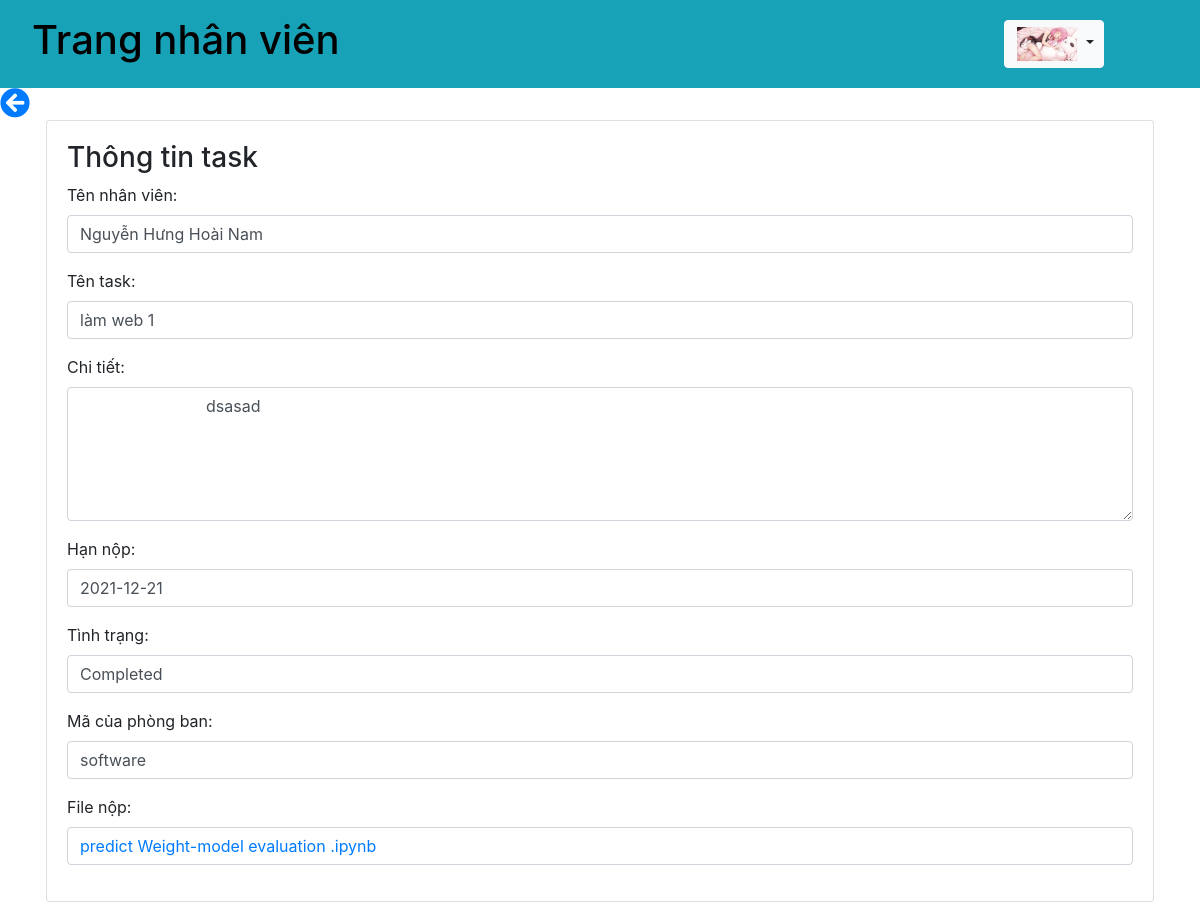
The page /chiTietTask.php?tenTask=làm web 1 (signed in) on the database as committed earlier.
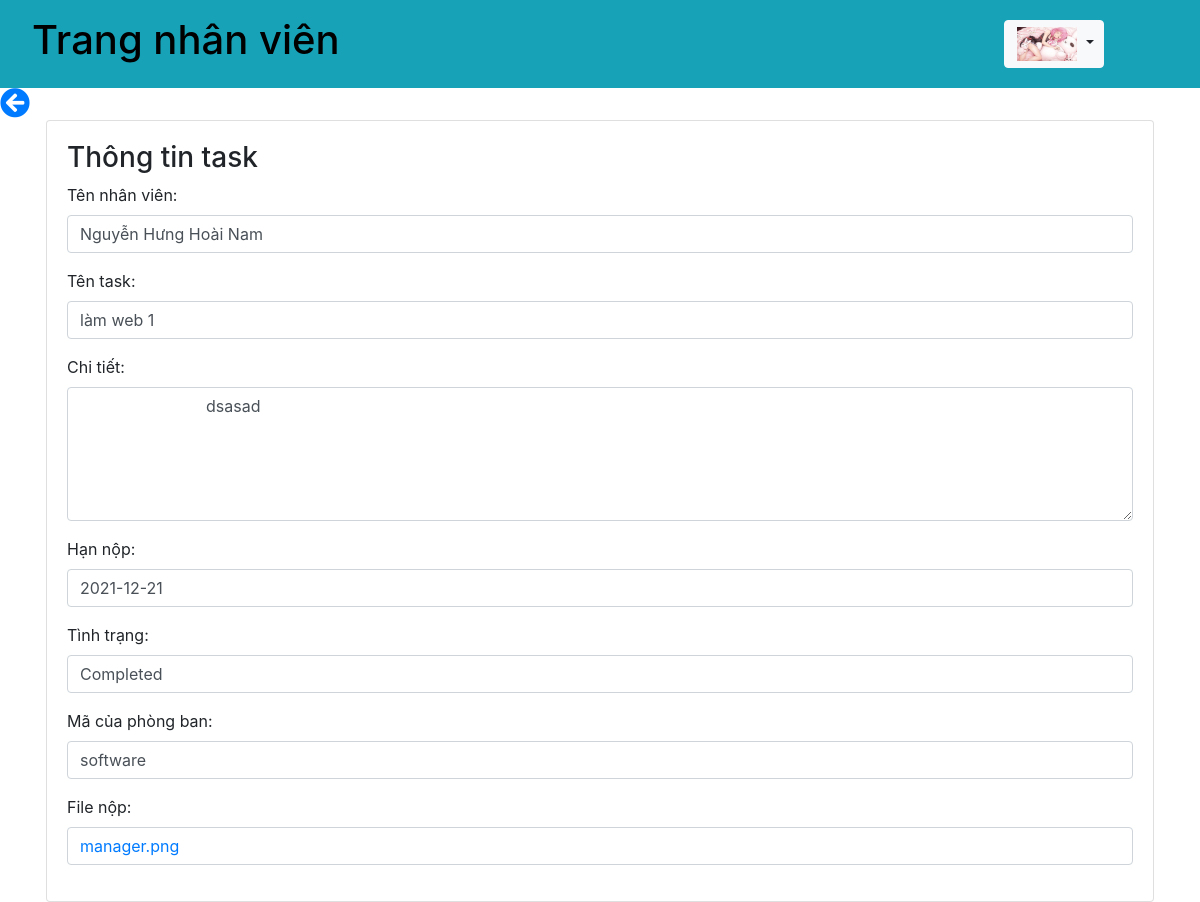
The same page on the database as committed later.
### tables this page shows
CREATE TABLE `task` (
  `id` int(11) NOT NULL,
  `tenTask` varchar(100) NOT NULL,
  `descTask` varchar(100) NOT NULL,
  `nhanvien` varchar(100) NOT NULL,
  `maPB` varchar(50) NOT NULL,
  `deadline` date NOT NULL,
  `fileTask` varchar(100) NOT NULL,
  `status` varchar(100) NOT NULL,
  `quality` varchar(100) NOT NULL
);

### db.php (called while the page is built, shortened)
<?php
    function open_database(){
        $conn = mysqli_connect(host, username, password, db);
        return $conn;
    }
    function get_info_nhanvien($username){
        $conn = open_database();
        $sql = "SELECT * FROM nhanvien WHERE username = ?";
        $stmt = $conn->prepare($sql);
        $stmt->bind_param("s", $username);
        if(!$stmt->execute()){
            return array('code' => 1, 'message' =>'Cannot execute query');
        }
        $result = $stmt->get_result();
        $data = $result->fetch_assoc();
        return array('code' => 0, 'message' =>'', 'data' => $data);
    }
    function check_truong_phong($name, $maPB){
        $conn = open_database();
        $chucvu = "trưởng phòng";
        $sql = "select * from nhanvien where name = ? and maPB = ? and chucvu = ?";
        $stmt = $conn->prepare($sql);
        $stmt->bind_param('sss', $name, $maPB, $chucvu);
        if(!$stmt->execute()){
            return array('code'=>1, 'message'=>'cannot execute command');
        }
        $result = $stmt->get_result();
        if($result->num_rows == 0){
            return false;
        }
        return true;
    }
    function get_task_by_name($nameTask){
        $conn = open_database();
        $sql = "select * from task where tenTask = ?";
        $stmt = $conn->prepare($sql);
        $stmt->bind_param('s', $nameTask);
        if(!$stmt->execute()){
            return array('code'=>1, 'message'=>'cannot execute message');
        }
        $result = $stmt->get_result();
        $data = $result->fetch_assoc();
        return array('code' => 0, 'message' =>'', 'data' => $data);
    }
?>

### chiTietTask.php (the view, shortened to what this page needs)
<?php
require_once('db.php');
?>
<!DOCTYPE html>
<html lang="en">
<head>
    <link rel="stylesheet" href="https://maxcdn.bootstrapcdn.com/bootstrap/4.5.2/css/bootstrap.min.css">
    <link rel="stylesheet" href="https://use.fontawesome.com/releases/v5.15.4/css/all.css">
</head>
<body>
<?php
$username = $_SESSION["username"];
$result = get_info_nhanvien($username);
if($result['code'] == 0){
    $data = $result['data'];
}
?>
<nav class="navbar navbar-expand-sm bg-info justify-content-between">
    <div class="nav-item">
        <a href="index.php" style="text-decoration: none; color: black;"><h1 class="nav-link">Trang nhân viên</h1></a>
    </div>
    <div class="nav-item">
        <div class="dropdown">
            <button type="button" class="btn btn-light dropdown-toggle" data-toggle="dropdown">
                <img src="<?= $data['image'] ?>" style="max-width: 60px" />
            </button>
        </div>
    </div>
</nav>
<?php
$tenTask = $_GET['tenTask'];
$result1 = get_task_by_name($tenTask);
if($result1['code'] == 0){
    $data1 = $result1['data'];
}else{
    $error = $result1['message'];
}
?>
<?php
if(check_truong_phong($data['name'], $data['maPB']) == true){
    ?>
        <a style="text-decoreation: none;" href="api/truongphong.php"><i class="fas fa-arrow-circle-left"></i></a>
    <?php
}else{
    ?>
        <a style="text-decoreation: none;" href="index.php"><i class="fas fa-arrow-circle-left"></i></a>
    <?php
}
?>
<div class="container">
    <div class="d-flex justify-content-center">
        <div class="card">
            <div class="card-body">
                    <h3>Thông tin task</h3>
                    <div class="form-group">
                        <label>Tên nhân viên:</label>
                        <div class="form-control"><?=$data1['nhanvien']?></div>
                    </div>
                    <div class="form-group">
                        <label>Tên task:</label>
                        <div class="form-control"><?=$data1['tenTask']?></div>
                    </div>
                    <div class="form-group">
                        <label>Chi tiết:</label>
                        <textarea class="form-control" rows="5" cols="100">
                            <?=$data1['descTask']?>
                        </textarea>
                    </div>
                    <div class="form-group">
                        <label>Hạn nộp:</label>
                        <div class="form-control"><?=$data1['deadline']?></div>
                    </div>
                    <div class="form-group">
                        <label>Tình trạng:</label>
                        <div class="form-control"><?=$data1['status']?></div>
                    </div>
                    <div class="form-group">
                        <label>Mã của phòng ban:</label>
                        <div class="form-control"><?=$data1['maPB']?></div>
                    </div>
                    <div class="form-group">
                        <label>File nộp:</label>
                        <div class="form-control">
                            <?php
                                echo "<a href='".$data1['fileTask']."'>".str_replace('uploadTask/', '', $data1['fileTask'])."</a>";
                            ?>
                        </div>
                    </div>
            </div>
        </div>
    </div>
</div>
</body>
</html>

Rows that differ between the two databases and show on the page:
changed task "Nguyễn Hưng Hoài Nam": fileTask "predict Weight-model evaluation .ipynb" → "manager.png"
